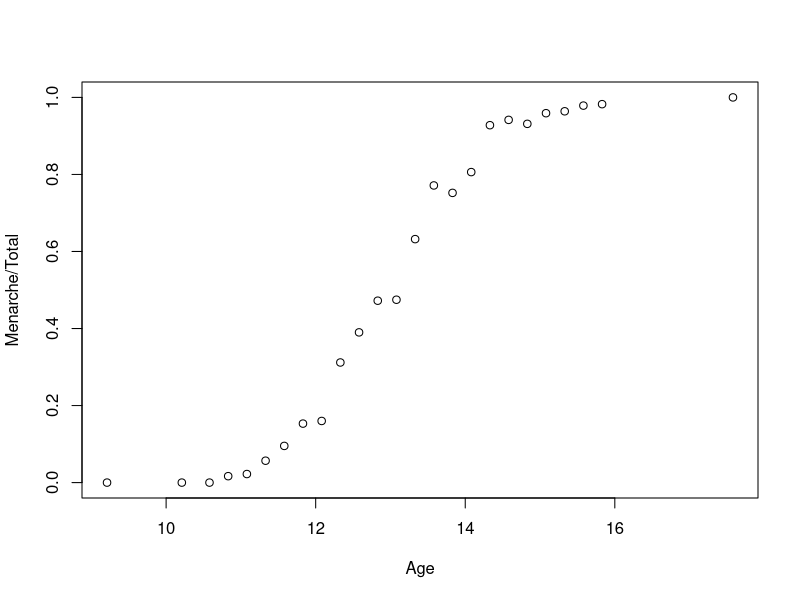
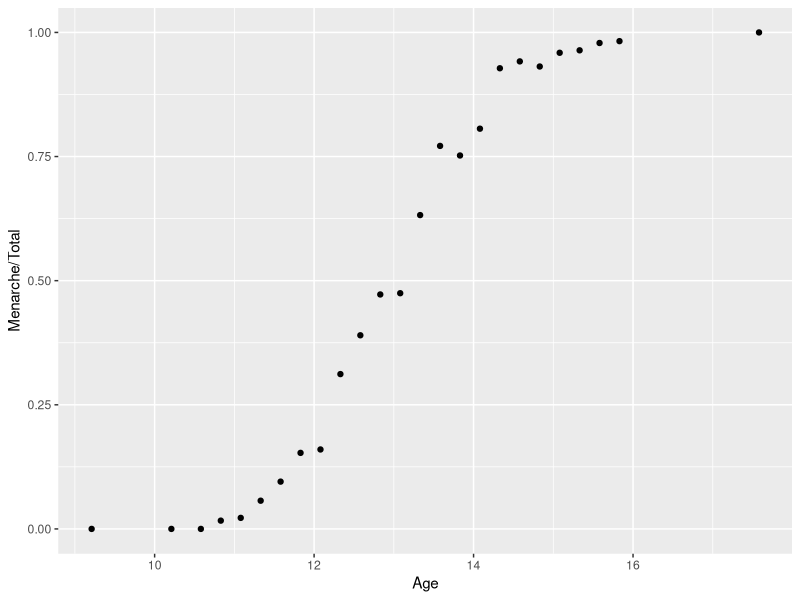
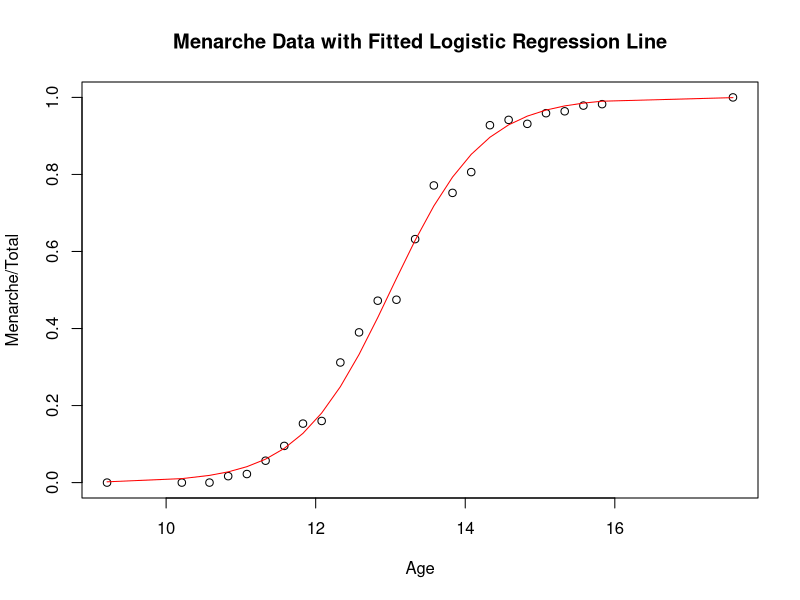
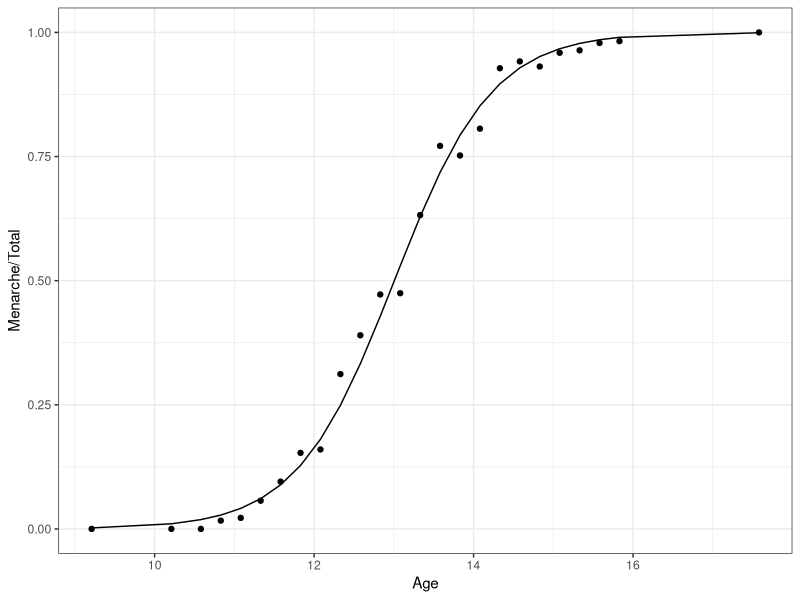

Here is the R script that generated these plots, in order:
## ---- chunk 1
knitr::opts_chunk$set(echo = TRUE)
## ---- chunk 2
library(MASS)
library(dplyr)
# Convert data frame to tibble
df <- tbl_df(MASS::menarche)
# Take a look at this tibble
glimpse(df)
summary(df)

# Plot p(success = Menarche/Total)
plot(Menarche / Total ~ Age, data = df)
## ---- chunk 3
library(ggplot2)
ggplot(df, aes(x = Age, y = Menarche / Total )) +
  geom_point()
## ---- chunk 4
glm.out = glm(cbind(Menarche, Total-Menarche) ~ Age, family=binomial(logit), data=df)

plot(Menarche / Total ~ Age, data = df)
lines(df$Age, glm.out$fitted, type="l", col="red")
title(main="Menarche Data with Fitted Logistic Regression Line")

# Try with ggplot2
ggplot(df, aes(x = Age, y = Menarche / Total )) +
  geom_point() +
  geom_line(aes(x = df$Age, y = glm.out$fitted)) +
  theme_bw()
## ---- chunk 5
summary(glm.out)
## ---- chunk 6

